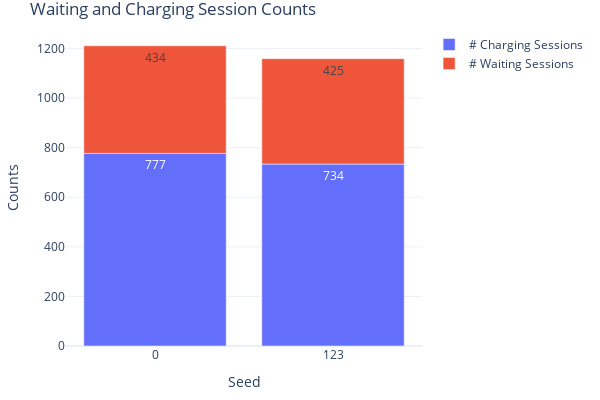

Notebook source saved alongside this figure:
### Markdown cell above
#### 5.3 Charging and Waiting Sessions

### Code cell
fig = go.Figure(
    data=[
        go.Bar(
            name="# Charging Sessions",
            x=count_stats['param_value'],
            y=count_stats['cs_count'],
            offsetgroup=1,
            text=count_stats['cs_count'],
            textposition='auto',
        ),
        go.Bar(
            name="# Waiting Sessions",
            x=count_stats['param_value'],
            y=count_stats['wait_count'],
            offsetgroup=1,
            base=count_stats['cs_count'],
            text=count_stats['wait_count'],
            textposition='auto',
        )
    ],
    layout=go.Layout(
        title="Waiting and Charging Session Counts",
        yaxis_title="Counts", 
        xaxis_title="Seed", width=600, height=400
        
    )
)
fig.update_xaxes(type='category')
fig.update_layout(margin=dict(l=20, r=20, t=30, b=20), uniformtext_minsize=8, uniformtext_mode='hide', template='plotly_white')
fig.show()

### Figure 1 — Plotly figure (JSON) as saved in the notebook; plotly's stock layout.template omitted (floating-point values rounded to 4 significant figures)
{"data": [{"name": "# Charging Sessions", "offsetgroup": "1", "text": [777, 734], "textposition": "auto", "type": "bar", "x": ["0", "123"], "y": [777, 734]}, {"base": [777, 734], "name": "# Waiting Sessions", "offsetgroup": "1", "text": [434, 425], "textposition": "auto", "type": "bar", "x": ["0", "123"], "y": [434, 425]}], "layout": {"height": 400, "margin": {"b": 20, "l": 20, "r": 20, "t": 30}, "title": {"text": "Waiting and Charging Session Counts"}, "uniformtext": {"minsize": 8, "mode": "hide"}, "width": 600, "xaxis": {"autorange": true, "range": [-0.5, 1.5], "title": {"text": "Seed"}, "type": "category"}, "yaxis": {"autorange": true, "range": [0, 1275.0], "title": {"text": "Counts"}, "type": "linear"}}}
